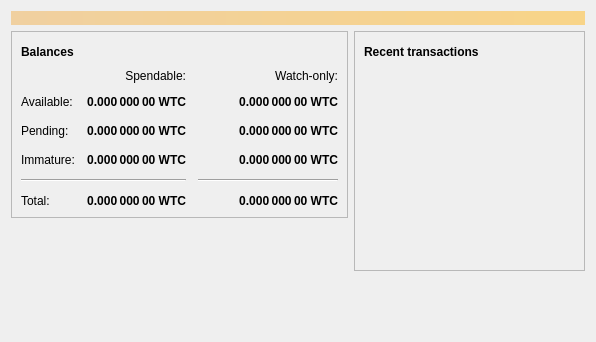
<?xml version="1.0" encoding="UTF-8"?>
<ui version="4.0">
 <class>OverviewPage</class>
 <widget class="QWidget" name="OverviewPage">
  <property name="geometry">
   <rect>
    <x>0</x>
    <y>0</y>
    <width>596</width>
    <height>342</height>
   </rect>
  </property>
  <property name="windowTitle">
   <string>Form</string>
  </property>
  <layout class="QVBoxLayout" name="topLayout">
   <item>
    <widget class="QLabel" name="labelAlerts">
     <property name="visible">
      <bool>false</bool>
     </property>
     <property name="styleSheet">
      <string notr="true">QLabel { background-color: qlineargradient(x1: 0, y1: 0, x2: 1, y2: 0, stop:0 #F0D0A0, stop:1 #F8D488); color:#000000; }</string>
     </property>
     <property name="wordWrap">
      <bool>true</bool>
     </property>
     <property name="margin">
      <number>3</number>
     </property>
     <property name="textInteractionFlags">
      <set>Qt::TextSelectableByMouse</set>
     </property>
    </widget>
   </item>
   <item>
    <layout class="QHBoxLayout" name="horizontalLayout" stretch="1,1">
     <item>
      <layout class="QVBoxLayout" name="verticalLayout_2">
       <item>
        <widget class="QFrame" name="frame">
         <property name="frameShape">
          <enum>QFrame::StyledPanel</enum>
         </property>
         <property name="frameShadow">
          <enum>QFrame::Raised</enum>
         </property>
         <layout class="QVBoxLayout" name="verticalLayout_4">
          <item>
           <layout class="QHBoxLayout" name="horizontalLayout_4">
            <item>
             <widget class="QLabel" name="label_5">
              <property name="font">
               <font>
                <weight>75</weight>
                <bold>true</bold>
               </font>
              </property>
              <property name="text">
               <string>Balances</string>
              </property>
             </widget>
            </item>
            <item>
             <widget class="QPushButton" name="labelWalletStatus">
              <property name="enabled">
               <bool>true</bool>
              </property>
              <property name="maximumSize">
               <size>
                <width>30</width>
                <height>16777215</height>
               </size>
              </property>
              <property name="toolTip">
               <string>The displayed information may be out of date. Your wallet automatically synchronizes with the Watacoin network after a connection is established, but this process has not completed yet.</string>
              </property>
              <property name="text">
               <string/>
              </property>
              <property name="icon">
               <iconset resource="../bitcoin.qrc">
                <normaloff>:/icons/warning</normaloff>
                <disabledoff>:/icons/warning</disabledoff>:/icons/warning</iconset>
              </property>
              <property name="iconSize">
               <size>
                <width>24</width>
                <height>24</height>
               </size>
              </property>
              <property name="flat">
               <bool>true</bool>
              </property>
             </widget>
            </item>
            <item>
             <spacer name="horizontalSpacer_3">
              <property name="orientation">
               <enum>Qt::Horizontal</enum>
              </property>
              <property name="sizeHint" stdset="0">
               <size>
                <width>40</width>
                <height>20</height>
               </size>
              </property>
             </spacer>
            </item>
           </layout>
          </item>
          <item>
           <layout class="QGridLayout" name="gridLayout">
            <property name="spacing">
             <number>12</number>
            </property>
            <item row="2" column="2">
             <widget class="QLabel" name="labelWatchPending">
              <property name="font">
               <font>
                <weight>75</weight>
                <bold>true</bold>
               </font>
              </property>
              <property name="cursor">
               <cursorShape>IBeamCursor</cursorShape>
              </property>
              <property name="toolTip">
               <string>Unconfirmed transactions to watch-only addresses</string>
              </property>
              <property name="text">
               <string notr="true">0.000 000 00 WTC</string>
              </property>
              <property name="alignment">
               <set>Qt::AlignRight|Qt::AlignTrailing|Qt::AlignVCenter</set>
              </property>
              <property name="textInteractionFlags">
               <set>Qt::LinksAccessibleByMouse|Qt::TextSelectableByKeyboard|Qt::TextSelectableByMouse</set>
              </property>
             </widget>
            </item>
            <item row="2" column="1">
             <widget class="QLabel" name="labelUnconfirmed">
              <property name="font">
               <font>
                <weight>75</weight>
                <bold>true</bold>
               </font>
              </property>
              <property name="cursor">
               <cursorShape>IBeamCursor</cursorShape>
              </property>
              <property name="toolTip">
               <string>Total of transactions that have yet to be confirmed, and do not yet count toward the spendable balance</string>
              </property>
              <property name="text">
               <string notr="true">0.000 000 00 WTC</string>
              </property>
              <property name="alignment">
               <set>Qt::AlignRight|Qt::AlignTrailing|Qt::AlignVCenter</set>
              </property>
              <property name="textInteractionFlags">
               <set>Qt::LinksAccessibleByMouse|Qt::TextSelectableByKeyboard|Qt::TextSelectableByMouse</set>
              </property>
             </widget>
            </item>
            <item row="3" column="2">
             <widget class="QLabel" name="labelWatchImmature">
              <property name="font">
               <font>
                <weight>75</weight>
                <bold>true</bold>
               </font>
              </property>
              <property name="cursor">
               <cursorShape>IBeamCursor</cursorShape>
              </property>
              <property name="toolTip">
               <string>Mined balance in watch-only addresses that has not yet matured</string>
              </property>
              <property name="text">
               <string notr="true">0.000 000 00 WTC</string>
              </property>
              <property name="alignment">
               <set>Qt::AlignRight|Qt::AlignTrailing|Qt::AlignVCenter</set>
              </property>
              <property name="textInteractionFlags">
               <set>Qt::LinksAccessibleByMouse|Qt::TextSelectableByKeyboard|Qt::TextSelectableByMouse</set>
              </property>
             </widget>
            </item>
            <item row="4" column="0" colspan="2">
             <widget class="Line" name="line">
              <property name="orientation">
               <enum>Qt::Horizontal</enum>
              </property>
             </widget>
            </item>
            <item row="4" column="2">
             <widget class="Line" name="lineWatchBalance">
              <property name="sizePolicy">
               <sizepolicy hsizetype="Preferred" vsizetype="Fixed">
                <horstretch>0</horstretch>
                <verstretch>0</verstretch>
               </sizepolicy>
              </property>
              <property name="minimumSize">
               <size>
                <width>140</width>
                <height>0</height>
               </size>
              </property>
              <property name="orientation">
               <enum>Qt::Horizontal</enum>
              </property>
             </widget>
            </item>
            <item row="5" column="0">
             <widget class="QLabel" name="labelTotalText">
              <property name="text">
               <string>Total:</string>
              </property>
             </widget>
            </item>
            <item row="3" column="1">
             <widget class="QLabel" name="labelImmature">
              <property name="font">
               <font>
                <weight>75</weight>
                <bold>true</bold>
               </font>
              </property>
              <property name="cursor">
               <cursorShape>IBeamCursor</cursorShape>
              </property>
              <property name="toolTip">
               <string>Mined balance that has not yet matured</string>
              </property>
              <property name="text">
               <string notr="true">0.000 000 00 WTC</string>
              </property>
              <property name="alignment">
               <set>Qt::AlignRight|Qt::AlignTrailing|Qt::AlignVCenter</set>
              </property>
              <property name="textInteractionFlags">
               <set>Qt::LinksAccessibleByMouse|Qt::TextSelectableByKeyboard|Qt::TextSelectableByMouse</set>
              </property>
             </widget>
            </item>
            <item row="2" column="3">
             <spacer name="horizontalSpacer_2">
              <property name="orientation">
               <enum>Qt::Horizontal</enum>
              </property>
              <property name="sizeHint" stdset="0">
               <size>
                <width>40</width>
                <height>20</height>
               </size>
              </property>
             </spacer>
            </item>
            <item row="3" column="0">
             <widget class="QLabel" name="labelImmatureText">
              <property name="text">
               <string>Immature:</string>
              </property>
             </widget>
            </item>
            <item row="5" column="1">
             <widget class="QLabel" name="labelTotal">
              <property name="font">
               <font>
                <weight>75</weight>
                <bold>true</bold>
               </font>
              </property>
              <property name="cursor">
               <cursorShape>IBeamCursor</cursorShape>
              </property>
              <property name="toolTip">
               <string>Your current total balance</string>
              </property>
              <property name="text">
               <string notr="true">0.000 000 00 WTC</string>
              </property>
              <property name="alignment">
               <set>Qt::AlignRight|Qt::AlignTrailing|Qt::AlignVCenter</set>
              </property>
              <property name="textInteractionFlags">
               <set>Qt::LinksAccessibleByMouse|Qt::TextSelectableByKeyboard|Qt::TextSelectableByMouse</set>
              </property>
             </widget>
            </item>
            <item row="5" column="2">
             <widget class="QLabel" name="labelWatchTotal">
              <property name="font">
               <font>
                <weight>75</weight>
                <bold>true</bold>
               </font>
              </property>
              <property name="cursor">
               <cursorShape>IBeamCursor</cursorShape>
              </property>
              <property name="toolTip">
               <string>Current total balance in watch-only addresses</string>
              </property>
              <property name="text">
               <string notr="true">0.000 000 00 WTC</string>
              </property>
              <property name="alignment">
               <set>Qt::AlignRight|Qt::AlignTrailing|Qt::AlignVCenter</set>
              </property>
              <property name="textInteractionFlags">
               <set>Qt::LinksAccessibleByMouse|Qt::TextSelectableByKeyboard|Qt::TextSelectableByMouse</set>
              </property>
             </widget>
            </item>
            <item row="0" column="2">
             <widget class="QLabel" name="labelWatchonly">
              <property name="text">
               <string>Watch-only:</string>
              </property>
              <property name="alignment">
               <set>Qt::AlignRight|Qt::AlignTrailing|Qt::AlignVCenter</set>
              </property>
             </widget>
            </item>
            <item row="1" column="0">
             <widget class="QLabel" name="labelBalanceText">
              <property name="text">
               <string>Available:</string>
              </property>
             </widget>
            </item>
            <item row="1" column="1">
             <widget class="QLabel" name="labelBalance">
              <property name="font">
               <font>
                <weight>75</weight>
                <bold>true</bold>
               </font>
              </property>
              <property name="cursor">
               <cursorShape>IBeamCursor</cursorShape>
              </property>
              <property name="toolTip">
               <string>Your current spendable balance</string>
              </property>
              <property name="text">
               <string notr="true">0.000 000 00 WTC</string>
              </property>
              <property name="alignment">
               <set>Qt::AlignRight|Qt::AlignTrailing|Qt::AlignVCenter</set>
              </property>
              <property name="textInteractionFlags">
               <set>Qt::LinksAccessibleByMouse|Qt::TextSelectableByKeyboard|Qt::TextSelectableByMouse</set>
              </property>
             </widget>
            </item>
            <item row="1" column="2">
             <widget class="QLabel" name="labelWatchAvailable">
              <property name="font">
               <font>
                <weight>75</weight>
                <bold>true</bold>
               </font>
              </property>
              <property name="cursor">
               <cursorShape>IBeamCursor</cursorShape>
              </property>
              <property name="toolTip">
               <string>Your current balance in watch-only addresses</string>
              </property>
              <property name="text">
               <string notr="true">0.000 000 00 WTC</string>
              </property>
              <property name="alignment">
               <set>Qt::AlignRight|Qt::AlignTrailing|Qt::AlignVCenter</set>
              </property>
              <property name="textInteractionFlags">
               <set>Qt::LinksAccessibleByMouse|Qt::TextSelectableByKeyboard|Qt::TextSelectableByMouse</set>
              </property>
             </widget>
            </item>
            <item row="2" column="0">
             <widget class="QLabel" name="labelPendingText">
              <property name="text">
               <string>Pending:</string>
              </property>
             </widget>
            </item>
            <item row="0" column="1">
             <widget class="QLabel" name="labelSpendable">
              <property name="text">
               <string>Spendable:</string>
              </property>
              <property name="alignment">
               <set>Qt::AlignRight|Qt::AlignTrailing|Qt::AlignVCenter</set>
              </property>
             </widget>
            </item>
           </layout>
          </item>
         </layout>
        </widget>
       </item>
       <item>
        <spacer name="verticalSpacer">
         <property name="orientation">
          <enum>Qt::Vertical</enum>
         </property>
         <property name="sizeHint" stdset="0">
          <size>
           <width>20</width>
           <height>40</height>
          </size>
         </property>
        </spacer>
       </item>
      </layout>
     </item>
     <item>
      <layout class="QVBoxLayout" name="verticalLayout_3">
       <item>
        <widget class="QFrame" name="frame_2">
         <property name="frameShape">
          <enum>QFrame::StyledPanel</enum>
         </property>
         <property name="frameShadow">
          <enum>QFrame::Raised</enum>
         </property>
         <layout class="QVBoxLayout" name="verticalLayout">
          <item>
           <layout class="QHBoxLayout" name="horizontalLayout_2">
            <item>
             <widget class="QLabel" name="label_4">
              <property name="font">
               <font>
                <weight>75</weight>
                <bold>true</bold>
               </font>
              </property>
              <property name="text">
               <string>Recent transactions</string>
              </property>
             </widget>
            </item>
            <item>
             <widget class="QPushButton" name="labelTransactionsStatus">
              <property name="enabled">
               <bool>true</bool>
              </property>
              <property name="maximumSize">
               <size>
                <width>30</width>
                <height>16777215</height>
               </size>
              </property>
              <property name="toolTip">
               <string>The displayed information may be out of date. Your wallet automatically synchronizes with the Watacoin network after a connection is established, but this process has not completed yet.</string>
              </property>
              <property name="text">
               <string/>
              </property>
              <property name="icon">
               <iconset resource="../bitcoin.qrc">
                <normaloff>:/icons/warning</normaloff>
                <disabledoff>:/icons/warning</disabledoff>:/icons/warning</iconset>
              </property>
              <property name="iconSize">
               <size>
                <width>24</width>
                <height>24</height>
               </size>
              </property>
              <property name="flat">
               <bool>true</bool>
              </property>
             </widget>
            </item>
            <item>
             <spacer name="horizontalSpacer">
              <property name="orientation">
               <enum>Qt::Horizontal</enum>
              </property>
              <property name="sizeHint" stdset="0">
               <size>
                <width>40</width>
                <height>20</height>
               </size>
              </property>
             </spacer>
            </item>
           </layout>
          </item>
          <item>
           <widget class="QListView" name="listTransactions">
            <property name="styleSheet">
             <string notr="true">QListView { background: transparent; }</string>
            </property>
            <property name="frameShape">
             <enum>QFrame::NoFrame</enum>
            </property>
            <property name="verticalScrollBarPolicy">
             <enum>Qt::ScrollBarAlwaysOff</enum>
            </property>
            <property name="horizontalScrollBarPolicy">
             <enum>Qt::ScrollBarAlwaysOff</enum>
            </property>
            <property name="selectionMode">
             <enum>QAbstractItemView::NoSelection</enum>
            </property>
           </widget>
          </item>
         </layout>
        </widget>
       </item>
       <item>
        <spacer name="verticalSpacer_2">
         <property name="orientation">
          <enum>Qt::Vertical</enum>
         </property>
         <property name="sizeHint" stdset="0">
          <size>
           <width>20</width>
           <height>40</height>
          </size>
         </property>
        </spacer>
       </item>
      </layout>
     </item>
    </layout>
   </item>
  </layout>
 </widget>
 <resources/>
 <connections/>
</ui>
